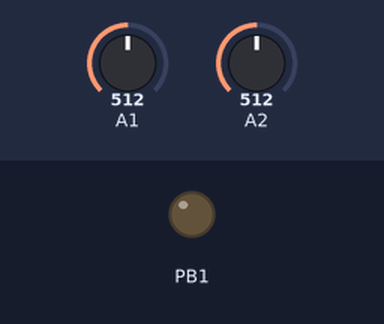
Bench run of a sketch on a simulated ATtiny85, built with avr-gcc and run on an emulated ATtiny85. Shown: output pins drawn as LEDs (lit = HIGH). Inputs (shaded band) come from the test bench; at power-on: A1 = 512, A2 = 512.

Above: at 0.8 s.
0.9 s: A1 set to 6
At 1.6 s:
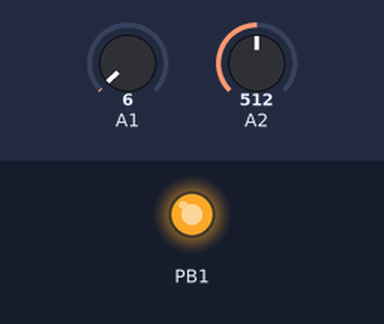
3.9 s: A2 set to 90
At 5.7 s:
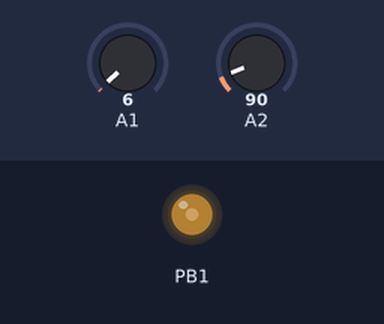
6.9 s: A1 set to 26
9.9 s: A2 set to 511
Timing chart, 0 to 13.9 s (numbered marks = the images above; inputs shaded):
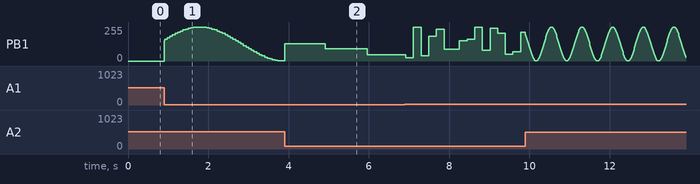

The sketch:

RETRO_soundPittix_LFO.ino
```cpp
/*************************************************************************************

  Attiny SoundPitix-VCO

  Basic sound generator for building modular mixed analog/digital
  synthesizers.

  This was originally made for the chTinySizer an little mixed analog/digital
  synthesizer with 4 ATTINY13 an one Atmega168.

  Today ( 2017 ) the sound could be improved alot by new software techncs.
  Therefore this is a more ore less historic ( 10 years ) version.


*************************************************************************************/

/*************************************************************************************

  Hardware Platform: Attiny85

                                      ATTINY85 Pins
                                      =============

                                             _______
                                            |   U   |
  DEBUGLED / SYNC-OUT             reset/PB5-|       |- VCC
  soundprog / buttons ->  D3/A3         PB3-| ATTINY|- PB2    D2/A1  <- POTI1 / CV-IN
  POTI2 / SYNC-IN ->      D4/A2         PB4-|   85  |- PB1    D1     -> PWM SOUND
                                        GND-|       |- PB0    D0     -> NEOPIXELS
                                            |_______|


*************************************************************************************/

/*************************************************************************************
  This program is free software: you can redistribute it and/or modify
  it under the terms of the GNU General Public License as published by
  the Free Software Foundation, either version 3 of the License, or
  (at your option) any later version.

  This program is distributed in the hope that it will be useful,
  but WITHOUT ANY WARRANTY; without even the implied warranty of
  MERCHANTABILITY or FITNESS FOR A PARTICULAR PURPOSE. See the
  GNU General Public License for more details.

  You should have received a copy of the GNU General Public License
  along with this program. If not, see <http://www.gnu.org/licenses/>.


  11.09.2007  chris, version 1.5    for ATTINY13
  13.08.2014  chris, version 1.5.1  copyright message added, code cleaned
  17.02.2017  chris, version 2.0    code reworked vor Attiny85, sound out PB1

  C. -H-A-B-E-R-E-R- alias chris

  Please maintain the list of authors.

*************************************************************************************/

#include <avr/io.h>
#include <avr/interrupt.h>
#include <stdlib.h>

#define INIT_ADC  ADCSRA = (1<<ADEN) | (1<<ADPS2) | (1<<ADPS1)

uint16_t adc_read(char input)
{
  // get ADC value
  uint16_t wert, temp = 0;
  uint8_t n;

  // VCC ref and ADCx
  ADMUX = (0 << REFS0) | (0x07 & input);

  // Clear ADIF and start single conversion
  ADCSRA |= (1 << ADIF) | (1 << ADSC);

  // wait for conversion done, ADIF flag active
  while (!(ADCSRA & (1 << ADIF)));

  n = ADCH; // dummy adc read

  for (n = 0; n < 4; n++)
  {
    // Clear ADIF and start single conversion
    ADCSRA |= (1 << ADIF) | (1 << ADSC);

    // wait for conversion done, ADIF flag active
    while (!(ADCSRA & (1 << ADIF)));
    // read out ADCL register
    wert = ADCL;
    // read out ADCH register
    wert += (ADCH << 8);

    temp += wert;
  }

  return (temp >> 2);
}

// sampling frequency
#define FS (37500/2) // @FCPU=9.6Mhz

uint8_t envelope = 255;
uint16_t freq_const = 440 * 65536 / FS;

#define SINUS 0
#define TRIANGLE 1
#define SAWTOOTH 2
#define RECTANGLE 3
#define NOISE 4

uint8_t wavetype = SAWTOOTH;
uint8_t RectanglePwmValue = 40;

int8_t sinwerte[17] = {0, 12, 25, 37, 49, 60, 71, 81, 90, 98, 106, 112, 117, 122, 125, 126, 127 };

SIGNAL(TIMER1_COMPA_vect)
{
  static uint8_t x;
  static uint16_t phase1, oldphase;
  static int8_t k, flag = 0;
  static int16_t temp, temp2;
  static uint16_t noise = 0xAA;

  if (flag)
  {
    //Phase VCO
    oldphase = phase1;
    phase1 = phase1 + freq_const;

    if (wavetype == SINUS)
    {
      x = phase1 >> 10;

      if (x > 48)
      {
        x = 64 - x;
        k = -sinwerte[x];
      }
      else if (x > 32)
      {
        x = x - 32;
        k = -sinwerte[x];
      }
      else if (x > 16)
      {
        x = 32 - x;
        k = sinwerte[x];
      }
      else
      {
        k = sinwerte[x];
      }
      temp = k;
    }
    if (wavetype == TRIANGLE)
    {
      x = phase1 >> 8;
      if (x & 0x80) temp = (x ^ 0xFF);
      else temp = x;
      temp = (temp << 1) - 128;
    }

    if (wavetype == RECTANGLE)
    {
      x = phase1 >> 8;
      if (x > RectanglePwmValue)
      {
        temp = 127;
      }
      else temp = -127;
    }
    if (wavetype == SAWTOOTH)
    {
      temp = (phase1 >> 8) - 128;
    }
    if (wavetype == NOISE)
    {
      temp = noise;
      noise = noise << 1;
      temp ^= noise;
      if ( ( temp & 0x4000 ) == 0x4000 )noise |= 1;

      if ((oldphase ^ phase1) & 0x4000)
      {
        temp2 = (noise >> 6) & 0xFF;
      }
      temp = temp2;
    }
  }
  else
  {
    temp = (temp * envelope);

    OCR1A = (temp >> 8) + 128;

  }
  flag ^= 0x01;
}

// pin connections
//#define VOLUME_CONTROL 2 // not used here
#define FREQUNCY_CONTROL 1
#define WAVEFORM_CONTROL 2

int main(void)
{
  uint16_t wert, wave;
  uint16_t adcwert;

  INIT_ADC;
  cli();

  // Set up Timer/Counter1 62kHz.
  TCCR1 &= ~(0x0F << CS10); // make sure bits are empty
  TCCR1 |= 1 << CS11;    // set prescaler 1/8

  // pulse width modulator A enable
  TCCR1 &= ~(1 << COM1A0);       // make sure register is empty
  TCCR1 |=   1 << COM1A1 ;       // PWM mode: clear the OC1A output line on compare match

  TCCR1 |= 1 << PWM1A;           // PWM mode

  TIMSK |= 1 << OCIE1A;          // Enable compare match interrupt for timer 1

  OCR1A = 128;                   // initialize PWM to 50% mean value

  DDRB |= 1 << PB1; // PWM pin as output

  sei();

  // Ports
  PORTB = (1 << PORTB2) | (1 << PORTB3); // Pullup

  while (1)
  {

    adcwert = adc_read(FREQUNCY_CONTROL);
    if (adcwert > 511)adcwert = 511;
    adcwert = adcwert;
    freq_const = adcwert * 1 * 65536 / FS / 8;
    /* LFO switch
        if (PINB & (1 << PINB1))
        {
          //TCCR0B = (1 << CS00); // VCO
          TCCR1 &= ~(0x0F << CS10); // make sure bits are empty
          TCCR1 |= 1 << CS13;    // set prescaler 1/8
        }
        else
        {
          //freq_const=adcwert*65536/FS/4; // LFO ( 1/10 Frequency )
          //TCCR0B = (1 << CS01) ; // 1/8 prescaling,
          TCCR1 &= ~(0x0F << CS10); // make sure bits are empty
          TCCR1 |= 1 << CS13;    // set prescaler
          TCCR1 |= 1 << CS12;    // set prescaler
          freq_const = adcwert;
        }
    */
    //envelope= adc_read(VOLUME_CONTROL)>>2;
    envelope = 255;

    wert = adc_read(WAVEFORM_CONTROL)/2;
    if (wert > 255)wert = 255;


    if (wert <= 60) {
      wave = NOISE;
    }
    if (wert > 60) {
      wave = RECTANGLE;
      RectanglePwmValue = 0x05;
    }
    if (wert > 80) {
      wave = RECTANGLE;
      RectanglePwmValue = 0x10;
    }
    if (wert > 100) {
      wave = RECTANGLE;
      RectanglePwmValue = 0x20;
    }
    if (wert > 120) {
      wave = RECTANGLE;
      RectanglePwmValue = 0x40;
    }
    if (wert > 140) {
      wave = RECTANGLE;
      RectanglePwmValue = 0x80;
    }
    if (wert > 160) wave = SAWTOOTH;
    if (wert > 180) wave = TRIANGLE;
    if (wert > 200) wave = SINUS;

    wavetype = wave;
  }
}
```
